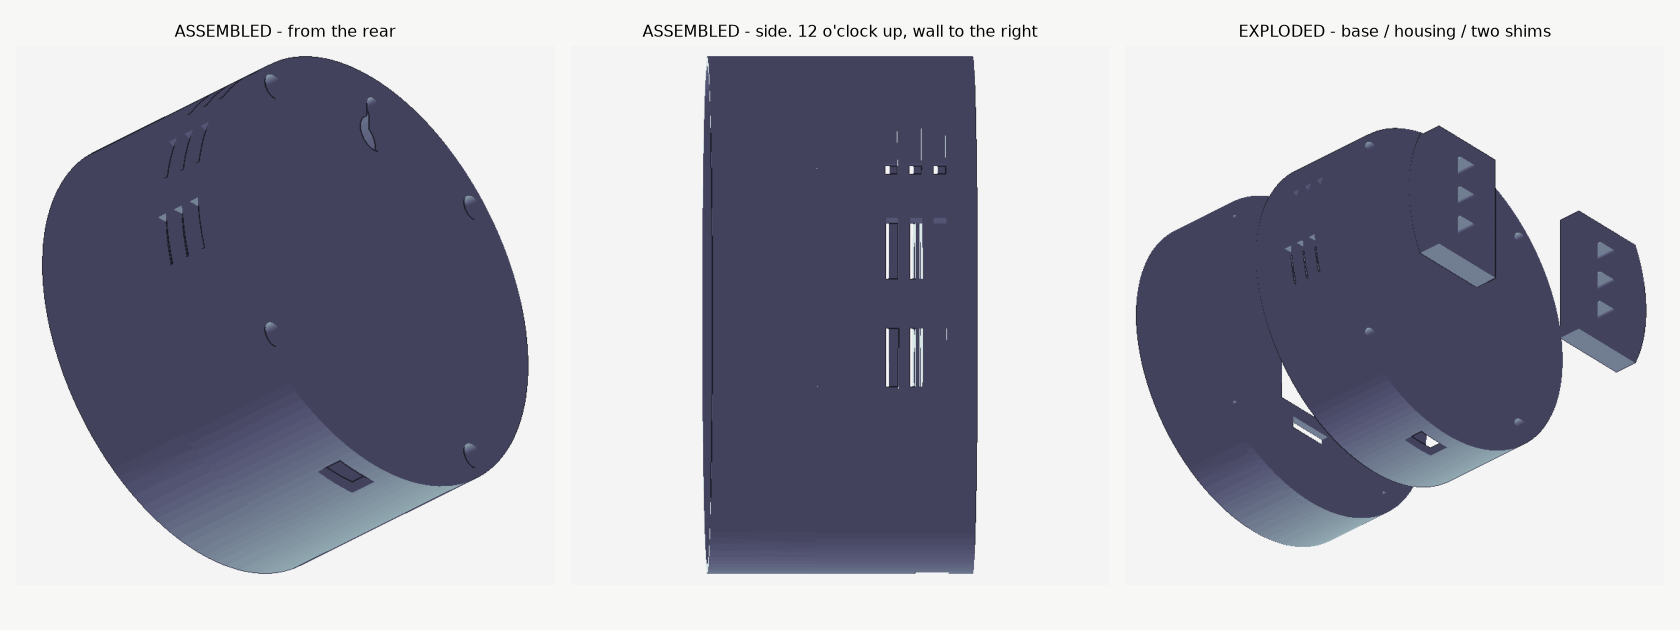

Generate this figure with Python:
#!/usr/bin/env python3
"""Exploded and assembled views — the picture that makes the build obvious."""
import sys; sys.path.insert(0,'.')
import numpy as np, trimesh, matplotlib
matplotlib.use('Agg'); import matplotlib.pyplot as plt
from render import render, VIEWS
from params import *

def shift(fn, dz, dy=0.0, mirror_y=False):
    m = trimesh.load(fn, process=False); m.merge_vertices()
    if mirror_y:
        m.apply_transform(np.diag([1.0,-1.0,1.0,1.0])); m.invert()
    m.apply_translation([0, dy, dz]); return m

def stack(parts, sep=0.0):
    ms = []
    for fn, dz, dy, mir in parts:
        ms.append(shift(fn, dz + sep*0, dy, mir))
    return trimesh.util.concatenate(ms)

EXPLODE = 26.0
sets = {
 'assembled': [('mini-round-clock-base-v2.stl',0,0,False),
               ('mini-round-clock-rearhousing-battery.stl',0,0,False),
               ('mini-round-clock-battery-shim-x2.stl', Z_REAR+PLATE_T, 0, False),
               ('mini-round-clock-battery-shim-x2.stl', Z_REAR+PLATE_T, 0, True)],
 'exploded':  [('mini-round-clock-base-v2.stl', EXPLODE,0,False),
               ('mini-round-clock-rearhousing-battery.stl',0,0,False),
               ('mini-round-clock-battery-shim-x2.stl', Z_REAR+PLATE_T-EXPLODE*1.6, 0, False),
               ('mini-round-clock-battery-shim-x2.stl', Z_REAR+PLATE_T-EXPLODE*1.6, 0, True)],
}
A = stack(sets['assembled']); E = stack(sets['exploded'])

fig, axes = plt.subplots(1, 3, figsize=(16, 6.0))
for ax,(m,v,t) in zip(axes, [(A,'iso_r','ASSEMBLED - from the rear'),
                             (A,'side','ASSEMBLED - side. 12 o\'clock up, wall to the right'),
                             (E,'iso_r','EXPLODED - base / housing / two shims')]):
    eye, up = VIEWS[v]
    img, hit = render(m, eye, up, px=760)
    rgb = plt.get_cmap('bone')(np.nan_to_num(img))[...,:3]; rgb[~hit]=0.96
    ax.imshow(rgb); ax.axis('off'); ax.set_title(t, fontsize=11)
fig.patch.set_facecolor('#f7f7f5'); fig.tight_layout(); fig.savefig('render_assembly.png', dpi=105)
print('wrote render_assembly.png')
